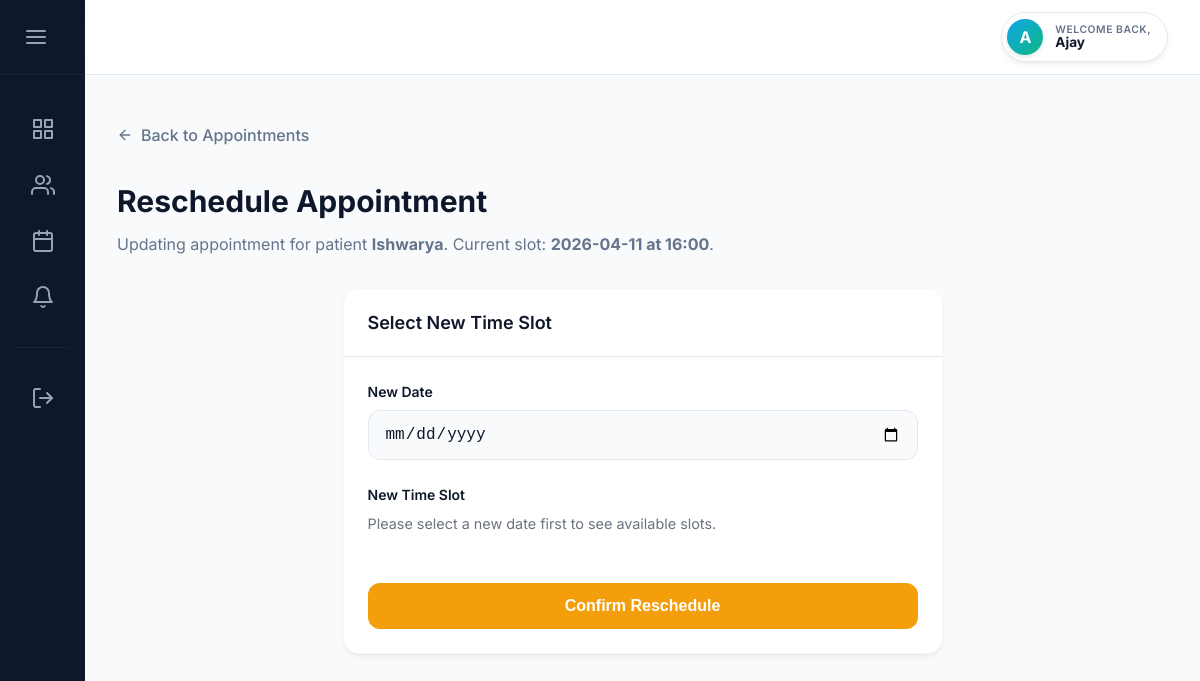
The page /doctor/appointment/4/reschedule (signed in) on the database its author committed.
### tables this page shows
CREATE TABLE users (
            id INTEGER PRIMARY KEY AUTOINCREMENT,
            name TEXT NOT NULL,
            email TEXT UNIQUE NOT NULL,
            password_hash TEXT NOT NULL,
            role TEXT NOT NULL DEFAULT 'patient',
            created_at TIMESTAMP DEFAULT CURRENT_TIMESTAMP
        );

CREATE TABLE appointments (
                id INTEGER PRIMARY KEY AUTOINCREMENT,
                doctor_id INTEGER NOT NULL,
                patient_id INTEGER NOT NULL,
                date TEXT NOT NULL,
                time TEXT NOT NULL,
                status TEXT DEFAULT 'scheduled',
                notes TEXT,
                created_at TIMESTAMP DEFAULT CURRENT_TIMESTAMP,
                FOREIGN KEY (doctor_id) REFERENCES users (id) ON DELETE CASCADE,
                FOREIGN KEY (patient_id) REFERENCES users (id) ON DELETE CASCADE
            );

### app.py (the view, shortened to what this page needs)
@app.route('/doctor/appointment/<int:appt_id>/reschedule', methods=['GET', 'POST'])
@login_required
@doctor_only
def reschedule_appointment(appt_id):
    doc_id = session.get('user_id')
    conn = get_db_connection()
    appt = conn.execute('''
        SELECT a.id, a.date, a.time, a.status, u.name as patient_name
        FROM appointments a
        JOIN users u ON a.patient_id = u.id
        WHERE a.id = ? AND a.doctor_id = ?
    ''', (appt_id, doc_id)).fetchone()
    if not appt or appt['status'] in ['completed', 'cancelled']:
        conn.close()
        flash('Appointment not found or already finalized.', 'danger')
        return redirect(url_for('doctor_appointments'))
    conn.close()
    return render_template('reschedule_appointment.html', appt=appt, name=session.get('name'))

### app.py (called while the page is built)
def login_required(f):
    @wraps(f)
    def decorated_function(*args, **kwargs):
        if 'user_id' not in session:
            flash("Please log in to access this page.", "warning")
            return redirect(url_for('login'))
        return f(*args, **kwargs)
    return decorated_function

def doctor_only(f):
    @wraps(f)
    def decorated_function(*args, **kwargs):
        if 'user_id' not in session:
            return redirect(url_for('login'))
        if session.get('role') != 'doctor':
            flash("Access denied. Doctor privileges required.", "danger")
            return redirect(url_for('patient_dashboard'))
        return f(*args, **kwargs)
    return decorated_function

### db.py (called while the page is built)
def get_db_connection():
    conn = sqlite3.connect(DB_PATH)
    conn.row_factory = sqlite3.Row
    conn.execute("PRAGMA foreign_keys = ON")
    return conn

### templates/reschedule_appointment.html (shortened to what this page needs)
{% extends "doctor_base.html" %}
{% block content %}
<div class="dashboard-header" style="display: flex; flex-direction: column; margin-bottom: 2rem;">
    <div>
        <a href="{{ url_for('doctor_appointments') }}" class="back-link" style="margin-bottom: 1rem;"><i data-feather="arrow-left" style="width: 16px; height: 16px;"></i> Back to Appointments</a>
        <h1 style="margin-top: 1rem; margin-bottom: 0.5rem;">Reschedule Appointment</h1>
        <p>Updating appointment for patient <strong>{{ appt.patient_name }}</strong>. Current slot: <strong>{{ appt.date }} at {{ appt.time }}</strong>.</p>
    </div>
</div>
<div style="max-width: 600px; margin: 0 auto;">
    <div class="panel">
        <div class="panel-header">
            <h2>Select New Time Slot</h2>
        </div>
        <div class="panel-body">
            <form action="{{ url_for('reschedule_appointment', appt_id=appt.id) }}" method="POST">
                <div class="form-group" style="margin-bottom: 1.5rem;">
                    <label>New Date</label>
                    <input type="date" name="date" class="form-control" required style="width: 100%;">
                </div>
                <div class="form-group" style="margin-bottom: 2rem;">
                    <label>New Time Slot</label>
                    <div id="time-slots-container" style="display: flex; flex-wrap: wrap; gap: 0.5rem; margin-top: 0.5rem;">
                        <p style="color: #6b7280; font-size: 0.9rem;">Please select a new date first to see available slots.</p>
                    </div>
                </div>
                <button type="submit" class="btn-primary" style="width: 100%; background-color: #f59e0b; border-color: #f59e0b;">Confirm Reschedule</button>
            </form>
        </div>
    </div>
</div>
{% endblock %}

### static/style.css (style rules this page uses)
:root { --primary-color: #0ea5e9; --primary-hover: #0284c7; --accent-color: #10b981; --bg-light: #f8fafc; --card-bg: #ffffff; --text-main: #0f172a; --text-muted: #64748b; --border-color: #e2e8f0; --shadow-subtle: 0 4px 6px -1px rgb(0 0 0 / 0.05), 0 2px 4px -2px rgb(0 0 0 / 0.05); --shadow-hover: 0 10px 15px -3px rgb(0 0 0 / 0.1), 0 4px 6px -4px rgb(0 0 0 / 0.05); --input-radius: 12px; --transition: all 0.2s ease; }
* { box-sizing: border-box; margin: 0; padding: 0; }
body { font-family: 'Inter', -apple-system, BlinkMacSystemFont, 'Segoe UI', Roboto, Helvetica, Arial, sans-serif; color: var(--text-main); line-height: 1.5; background-color: var(--bg-light); }
.form-group { margin-bottom: 1.5rem; }
.form-group label { display: block; font-size: 0.875rem; font-weight: 600; margin-bottom: 0.5rem; color: var(--text-main); }
.form-control { width: 100%; padding: 0.875rem 1rem; border: 1px solid var(--border-color); border-radius: var(--input-radius); font-size: 1rem; background-color: #f8fafc; color: var(--text-main); transition: var(--transition); }
.form-control::placeholder { color: #94a3b8; }
.btn-primary { width: 100%; padding: 0.875rem; background-color: var(--text-main); color: white; border: none; border-radius: var(--input-radius); font-size: 1rem; font-weight: 600; cursor: pointer; transition: var(--transition); margin-top: 1rem; }
.dashboard-body { background-color: var(--bg-light); display: flex; min-height: 100vh; overflow: hidden; margin: 0; }
.dashboard-header { margin-bottom: 2rem; }
.dashboard-header h1 { font-size: 1.875rem; color: var(--text-main); margin-bottom: 0.25rem; font-weight: 700; }
.dashboard-header p { color: var(--text-muted); }
.panel { background-color: var(--card-bg); border-radius: 16px; border: 1px solid rgba(0,0,0,0.03); box-shadow: var(--shadow-subtle); overflow: hidden; margin-bottom: 1.5rem; transition: box-shadow 0.2s ease; }
.panel-header { padding: 1.25rem 1.5rem; border-bottom: 1px solid var(--border-color); }
.panel-header h2 { font-size: 1.125rem; font-weight: 600; }
.panel-body { padding: 1.5rem; }
.back-link { display: inline-flex; align-items: center; gap: 0.5rem; color: var(--text-muted); text-decoration: none; font-weight: 500; transition: var(--transition); }

### rows shown on the page
users: patient_name "Ishwarya"
appointments: date "2026-04-11", time "16:00"

### other values the page prints
{{ session.get('name', 'D')[0:1].upper() }} "A"
{{ session.get('name', 'Doctor') }} "Ajay"
